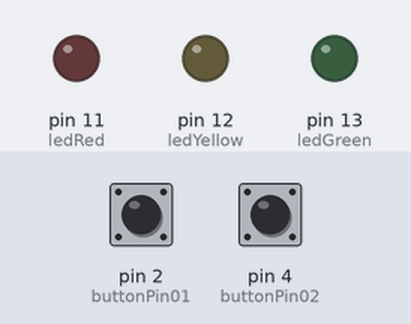
Bench run of a sketch on a simulated Arduino Uno, built with avr-gcc and run on an emulated ATmega328P. Shown: output pins drawn as LEDs (lit = HIGH). Dashed ring = blinking. Inputs (shaded band) come from the test bench; at power-on: pin 2 (buttonPin01) LOW, pin 4 (buttonPin02) LOW.

Above: at 1.3 s.
1.4 s: pin 2 (buttonPin01) pulled HIGH for 1 s
At 1.62 s:
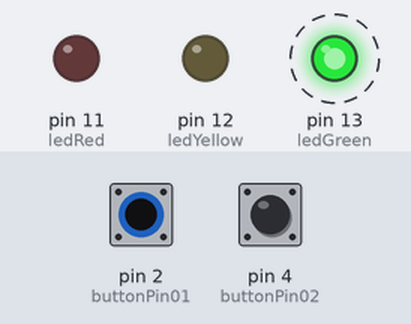
3.9 s: pin 4 (buttonPin02) pulled HIGH for 3.2 s
At 4.12 s:
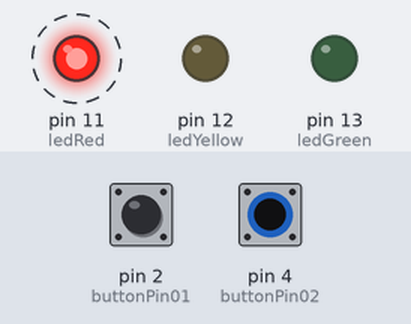
8.6 s: pin 2 (buttonPin01) pulled HIGH for 3.2 s
At 12.8 s:
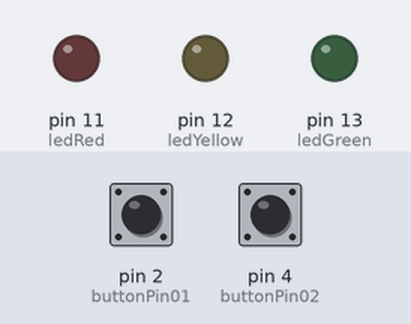
13.3 s: pin 2 (buttonPin01) driven HIGH and pin 4 (buttonPin02) driven HIGH
At 13.87 s:
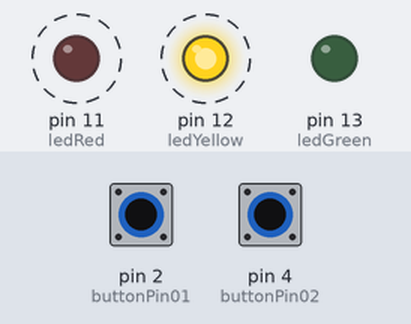
16.3 s: pin 2 (buttonPin01) driven LOW
At 16.62 s:
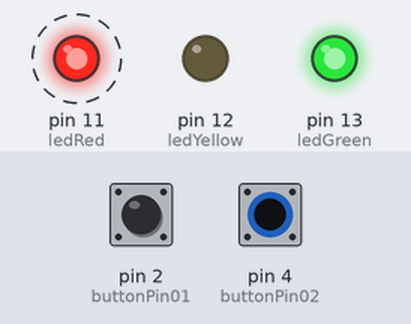
19.3 s: pin 4 (buttonPin02) driven LOW
At 19.3 s:
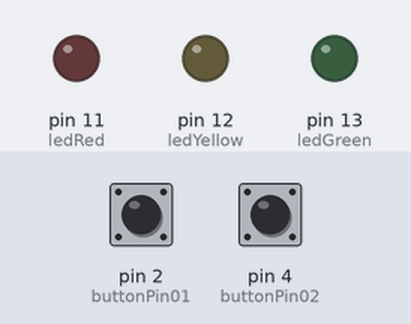
Timing chart, 0 to 21.8 s (numbered marks = the images above; inputs shaded):
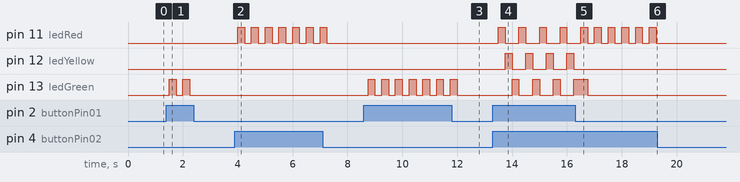

Measured:
- after the input at 1.4 s, pin 13 (ledGreen): alternates HIGH for 0.25 s and LOW for 0.25 s, 4 changes in all, then stays LOW, starting after 0.10 s
- after the input at 3.9 s, pin 11 (ledRed): alternates HIGH for 0.25 s and LOW for 0.25 s, 14 changes in all, then stays LOW, starting after 0.10 s
- after the input at 8.6 s, pin 13 (ledGreen): alternates HIGH for 0.25 s and LOW for 0.25 s, 14 changes in all, then stays LOW, starting after 0.15 s
- after the input at 13.3 s, pin 11 (ledRed): alternates HIGH for 0.25 s and LOW for 0.50 s, starting after 0.20 s; pin 12 (ledYellow): alternates HIGH for 0.25 s and LOW for 0.50 s, starting after 0.45 s; pin 13 (ledGreen): alternates HIGH for 0.25 s and LOW for 0.50 s, starting after 0.70 s
- after the input at 16.3 s, pin 11 (ledRed): alternates HIGH for 0.25 s and LOW for 0.25 s, starting after 0.70 s; pin 12 (ledYellow): stops changing and stays LOW
- after the input at 19.3 s, pin 11 (ledRed): stops changing and stays LOW

The sketch:

sketch_oct10a.ino
```cpp
int ledGreen = 13;
int ledYellow = 12;
int ledRed = 11;

int buttonPin01 = 2;
int buttonPin02 = 4;

int buttonState01 = 0;
int buttonState02 = 0;

void setup() {
  Serial.begin(9600);

  pinMode(ledGreen, OUTPUT);  // Green LED to pin 13 as output.
  pinMode(ledYellow, OUTPUT); // Red LED to pin 12 as output.
  pinMode(ledRed, OUTPUT);    // Red LED to pin 11 as output.

  pinMode(buttonPin01, INPUT); // Button01 to pin 2 as input.
  pinMode(buttonPin02, INPUT); // Button02 to pin 4 as input.
}


void loop() {
  buttonState01 = digitalRead(buttonPin01);
  buttonState02 = digitalRead(buttonPin02);

  // Press Button02, turn on Green LED.
  if(buttonState01 == HIGH && buttonState02 == LOW){
    digitalWrite(13, HIGH);
    delay(250);
  }

  // Press Button02, turn on Red LED.
  if(buttonState02 == HIGH && buttonState01 == LOW){
    digitalWrite(11, HIGH);
    delay(250);
  }

  // Press both Button, LEDs do Neon Effect.
  if(buttonState01 == HIGH && buttonState02 == HIGH){
    digitalWrite(11, HIGH);
    digitalWrite(12, LOW);
    digitalWrite(13, LOW);
    delay(250);

    digitalWrite(11, LOW);
    digitalWrite(12, HIGH);
    digitalWrite(13, LOW);
    delay(250);

    digitalWrite(11, LOW);
    digitalWrite(12, LOW);
    digitalWrite(13, HIGH);
    delay(250);
  }

  // No Buttons be pressed, turn off all LEDs.
  else{
    digitalWrite(11, LOW);
    digitalWrite(12, LOW);
    digitalWrite(13, LOW);
    delay(250);
  }
}
```
